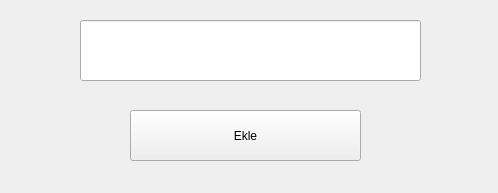
<?xml version="1.0" encoding="UTF-8"?>
<ui version="4.0">
 <class>dersEkle</class>
 <widget class="QWidget" name="dersEkle">
  <property name="geometry">
   <rect>
    <x>0</x>
    <y>0</y>
    <width>498</width>
    <height>193</height>
   </rect>
  </property>
  <property name="windowTitle">
   <string>Ders Ekle</string>
  </property>
  <widget class="QPushButton" name="dersEkle_btn">
   <property name="geometry">
    <rect>
     <x>130</x>
     <y>110</y>
     <width>231</width>
     <height>51</height>
    </rect>
   </property>
   <property name="text">
    <string>Ekle</string>
   </property>
  </widget>
  <widget class="QLineEdit" name="lineEdit">
   <property name="geometry">
    <rect>
     <x>80</x>
     <y>20</y>
     <width>341</width>
     <height>61</height>
    </rect>
   </property>
  </widget>
 </widget>
 <resources/>
 <connections/>
</ui>
